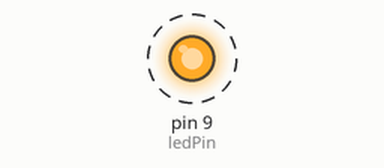
The sketch below on a simulated Arduino Uno, built with avr-gcc and run on an emulated ATmega328P. Shown: output pins drawn as LEDs (lit = HIGH). Dashed ring = blinking.

Above: at 0.05 s.
Timing chart, 0 to 3.0 s (numbered marks = the images above):
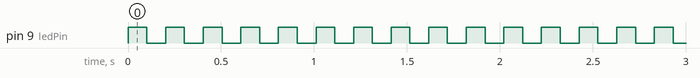

The sketch:

LED_Timer_Blink.ino
```cpp
int ledPin = 9;

//for controlling the button with the timer
int waitTime = 100;
bool ledState = true;
unsigned long lastBlinkTime = 0;    //holds the time of the last time we flipped the LED


void setup() {

  Serial.begin(9600);
  pinMode(ledPin, OUTPUT);

}

void loop() {


  //what is the current time...
  unsigned long currentTime = millis();

  //has enough time passed since the last time we blinked?
  if (currentTime - lastBlinkTime > waitTime) {

    //if so, switch the LED
    ledState = !ledState;

    //and note the time so we can know how long has passed
    //the next time we try to blink
    lastBlinkTime = millis();

  }


  //control the led based on the ledState boolean
  if (ledState) {
    digitalWrite(ledPin, HIGH);
  } else {
    digitalWrite(ledPin, LOW);
  }

}
```

Measured:
- by itself, pin 9 (ledPin): alternates HIGH for 0.10 s and LOW for 0.10 s
